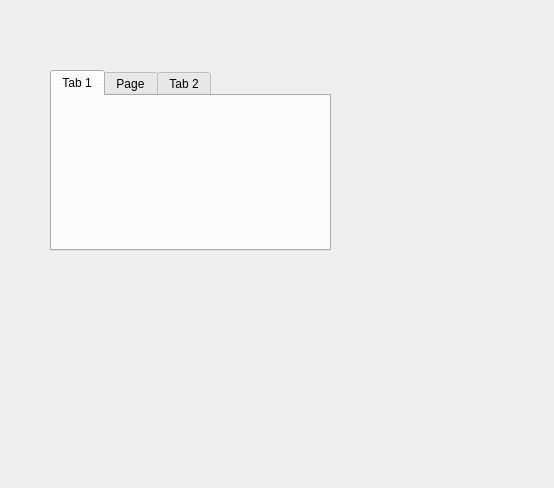
<?xml version="1.0" encoding="UTF-8"?>
<ui version="4.0">
 <class>Form</class>
 <widget class="QWidget" name="Form">
  <property name="geometry">
   <rect>
    <x>0</x>
    <y>0</y>
    <width>554</width>
    <height>488</height>
   </rect>
  </property>
  <property name="windowTitle">
   <string>Form</string>
  </property>
  <widget class="QTabWidget" name="tabWidget">
   <property name="geometry">
    <rect>
     <x>50</x>
     <y>70</y>
     <width>281</width>
     <height>181</height>
    </rect>
   </property>
   <property name="currentIndex">
    <number>0</number>
   </property>
   <widget class="QWidget" name="tab">
    <attribute name="title">
     <string>Tab 1</string>
    </attribute>
   </widget>
   <widget class="QWidget" name="tab_3">
    <attribute name="title">
     <string>Page</string>
    </attribute>
   </widget>
   <widget class="QWidget" name="tab_2">
    <attribute name="title">
     <string>Tab 2</string>
    </attribute>
   </widget>
  </widget>
 </widget>
 <resources/>
 <connections/>
</ui>
